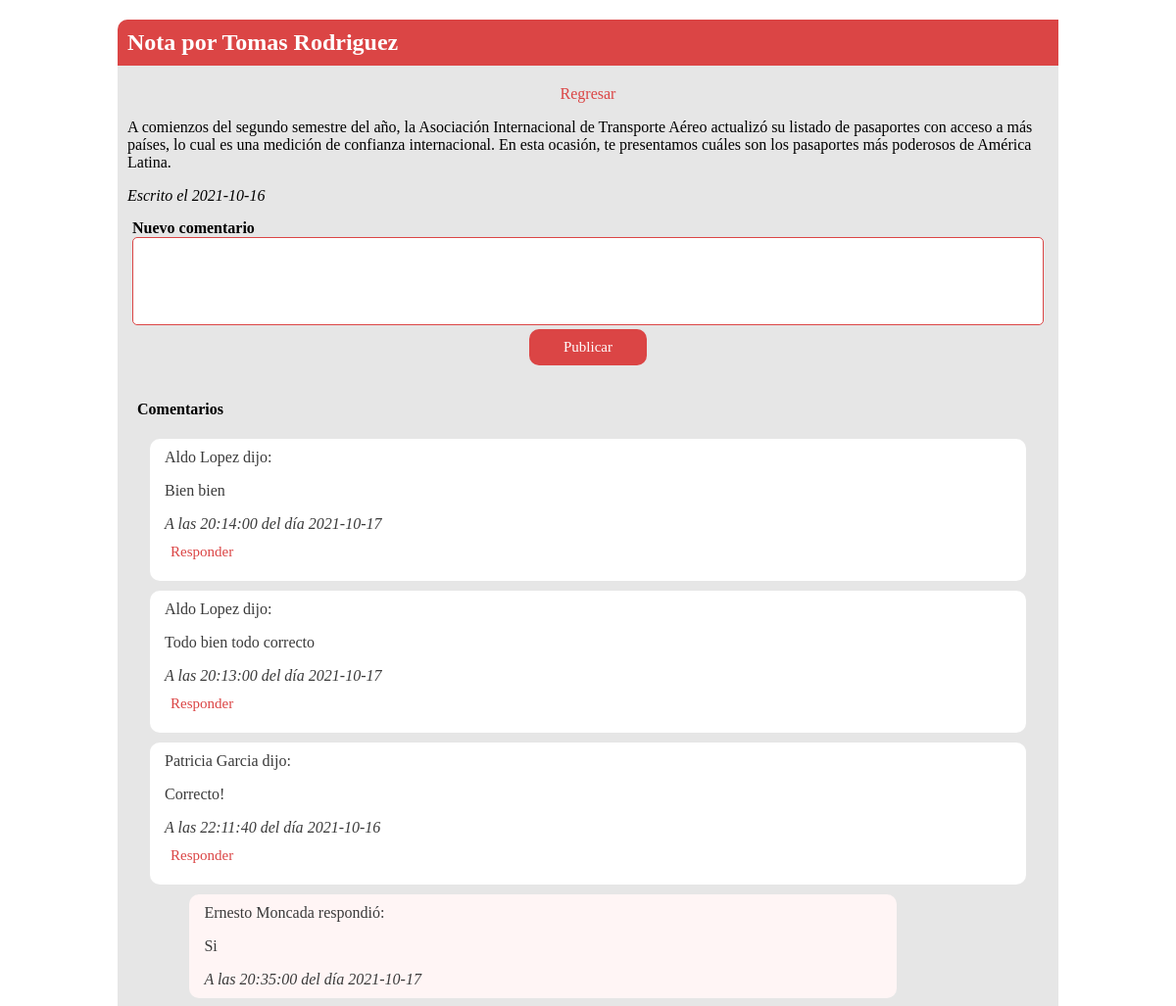
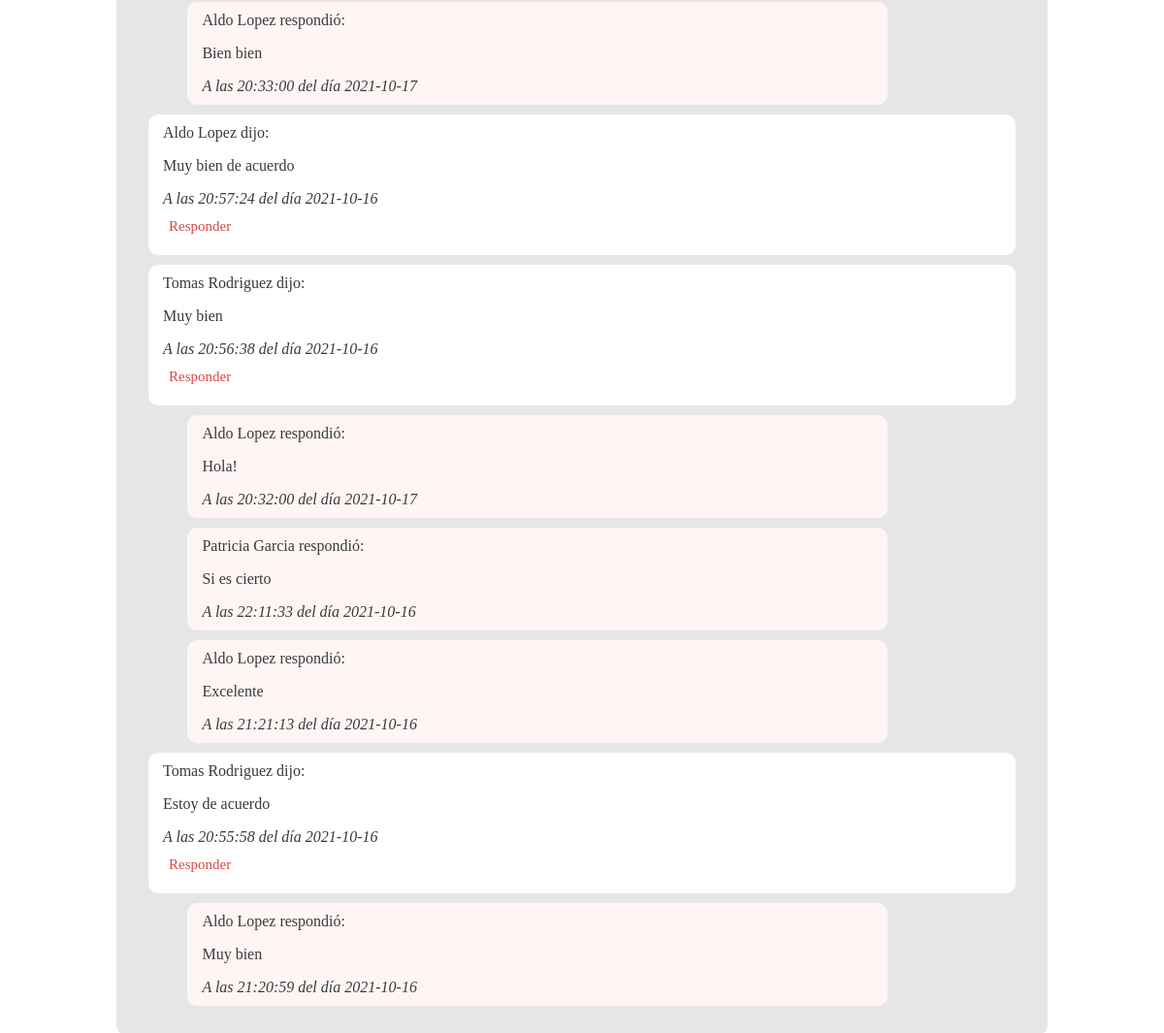
The page /nota?id=3 (signed in) on the database its author committed (2 pictures, top to bottom).
### tables this page shows
CREATE TABLE `personal` (
  `idpersonal` int(11) NOT NULL,
  `apepaterno` varchar(80) NOT NULL,
  `apematerno` varchar(80) NOT NULL,
  `nombre` varchar(100) NOT NULL,
  `direccion` varchar(180) NOT NULL,
  `fechadeingreso` date NOT NULL
);

CREATE TABLE `nota` (
  `idnota` int(11) NOT NULL,
  `personal` int(11) NOT NULL,
  `contenido` text NOT NULL,
  `fecha` date NOT NULL
);

CREATE TABLE `comentario` (
  `idcomentario` int(11) NOT NULL,
  `personal` int(11) NOT NULL,
  `nota` int(11) NOT NULL,
  `comentario` text NOT NULL,
  `fecha` date NOT NULL,
  `hora` time NOT NULL
);

CREATE TABLE `respuesta` (
  `idrespuesta` int(11) NOT NULL,
  `personal` int(11) NOT NULL,
  `comentario` int(11) NOT NULL,
  `respuesta` text NOT NULL,
  `fecha` date NOT NULL,
  `hora` time NOT NULL
);

### www/model/nota/ver_nota.php (called while the page is built)
<?php
    $idnota = $_GET["id"];
    $sql="SELECT * FROM nota WHERE idnota=:nota";
    $resultado=$base->prepare($sql);
    $resultado->bindValue(":nota",$idnota);
    $resultado->execute();
    $registro=$resultado->fetch((PDO::FETCH_ASSOC));
    $nota_personal = $registro["personal"];
    $contenido = $registro["contenido"];
    $fecha = $registro["fecha"];
    $sql="SELECT nombre, apepaterno FROM personal WHERE idpersonal=:personal";
    $resultado=$base->prepare($sql);
    $resultado->bindValue(":personal",$nota_personal);
    $resultado->execute();
    $registro=$resultado->fetch((PDO::FETCH_ASSOC));
    $nombre_nota = $registro["nombre"] . " " . $registro["apepaterno"]  ;
?>

### www/model/nota/ver_comentarios.php (called while the page is built)
<?php
    $sql="SELECT A.idcomentario, A.comentario, A.fecha, A.hora,
    (SELECT CONCAT(B.nombre,' ',B.apepaterno) FROM personal B WHERE B.idpersonal=A.personal) AS Nombre
    FROM comentario A WHERE A.nota = :nota ORDER BY A.idcomentario DESC, A.fecha DESC";
    $resultado=$base->prepare($sql);
    $resultado->bindValue(":nota",$idnota);
    $resultado->execute();
    $comentarios=$resultado->fetchAll((PDO::FETCH_OBJ));
?>

### www/view/nota/nota.php (the view, shortened to what this page needs)
<div class="main">
    <div class="nota">
        <h2>Nota por <?= $nombre_nota?></h2>
        <a href="index">Regresar</a>
        <p><?= $contenido?></p>
        <i>Escrito el <?= $fecha?></i>
    </div>
    <div class="comentarios">
        <form action="<?php echo(basename($_SERVER['PHP_SELF'],".php") . '?id=' . $idnota); ?>" method="post">
            <label for="comentario"><b>Nuevo comentario</b></label>
            <textarea name="comentario" id="comentario" cols="30" rows="4"></textarea>
            <input type="submit" name="publicar-comentario" value="Publicar">
        </form>
        <h4>Comentarios</h4>
        <?php foreach($comentarios as $comentario){ ?>
        <div class="comentario">
            <span class="nombre"><?= $comentario->Nombre?> dijo:</span>
            <p class="comentario-text"><?= $comentario->comentario?></p>
            <i>A las <?= $comentario->hora?> del día <?= $comentario->fecha?></i>
            <input type="button"  id="responder-<?= $comentario->idcomentario?>" onclick="habilitarRespuesta(<?= $comentario->idcomentario?>)" value="Responder">
        </div>
        <div class="respuestas">
            <?php
                $sql="SELECT A.idrespuesta, A.respuesta, A.fecha, A.hora,
                (SELECT CONCAT(B.nombre,' ',B.apepaterno) FROM personal B WHERE B.idpersonal=A.personal) AS Nombre
                FROM respuesta A WHERE A.comentario = :comentario ORDER BY A.idrespuesta DESC, A.fecha DESC";
                $resultado=$base->prepare($sql);
                $resultado->bindValue(":comentario",$comentario->idcomentario);
                $resultado->execute();
                $respuestas=$resultado->fetchAll((PDO::FETCH_OBJ));
                foreach($respuestas as $respuesta){
                    ?>
                    <div class="respuesta">
                        <span class="nombre"><?= $respuesta->Nombre?> respondió:</span>
                        <p class="respuesta-text"><?= $respuesta->respuesta?></p>
                        <i>A las <?= $respuesta->hora?> del día <?= $respuesta->fecha?></i>
                    </div>
                    <?php
                }
            ?>
        </div>
        <?php }?>
    </div>
</div>

### www/style/nota.css (style rules this page uses)
body { margin: 0; padding: 0; font-family: ProximaNova-Regular; }
.main { width: 80%; margin: 20px auto; background: #e6e6e6; border-radius: 10px; padding: 0px 0px 20px 0px; }
.main .nota h2 { background: #db4545; color: #FFFFFF; padding: 10px; border-top-left-radius: 10px; border-top-right-radius: 10pp; }
.main .nota p, .main .nota i { padding: 0px 10px; }
.main .nota a { display: block; margin: 10px auto; width: -webkit-fit-content; width: -moz-fit-content; width: fit-content; font-family: Proxima Nova Bold; color: #db4545; text-decoration: none; }
.main .comentarios > form { padding: 15px; }
.main .comentarios > form label { display: block; font-family: Proxima Nova Bold; }
.main .comentarios > form textarea { background: #FFFFFF; width: 100%; border-radius: 5px; -webkit-box-sizing: border-box; box-sizing: border-box; border: 1px solid #db4545; font-size: 15px; padding: 10px 7px; resize: none; font-family: ProximaNova-Regular; }
.main .comentarios > form input[type="submit"] { display: block; margin: 0px auto 0px auto; font-size: 15px; font-family: Proxima Nova Bold; color: #ffffff; border: 0; border-radius: 10px; background: #db4545; -webkit-box-pack: center; -ms-flex-pack: center; justify-content: center; -webkit-box-align: center; -ms-flex-align: center; align-items: center; padding: 10px 35px; }
.main .comentarios h4 { padding: 0px 20px; }
.main .comentarios .comentario { padding: 15px; width: 90%; margin: 10px auto; background: #FFFFFF; padding: 10px 15px; text-decoration: none; color: #3a3a3a; border-radius: 10px; }
.main .comentarios .comentario input[type="button"] { display: block; margin: 10px 0px; font-size: 15px; font-family: Proxima Nova Bold; color: #db4545; border: 0; background: #FFFFFF; }
.main .comentarios .respuestas { width: 80%; margin: 10px 10px 10px 50px; color: #3a3a3a; }
.main .comentarios .respuestas .respuesta { padding: 15px; width: 90%; margin: 10px auto; background: #fff5f5; padding: 10px 15px; text-decoration: none; color: #3a3a3a; border-radius: 10px; }

### rows shown on the page
personal: nombre_nota "Tomas Rodriguez"
nota: contenido "A comienzos del segundo semestre del año, la Asociación Internacional de Transporte Aéreo actualizó su listado de pasaportes con acceso a más países, lo cual es una medición de confianza internacional. En esta ocasión, te presentamos cuáles son los pasaportes más poderosos de América Latina.", fecha "2021-10-16"
comentario: Nombre "Aldo Lopez", comentario "Bien bien", hora "20:14:00", fecha "2021-10-17"
comentario: Nombre "Aldo Lopez", comentario "Todo bien todo correcto", hora "20:13:00", fecha "2021-10-17"
comentario: Nombre "Patricia Garcia", comentario "Correcto!", hora "22:11:40", fecha "2021-10-16"
respuesta: Nombre "Ernesto Moncada", respuesta "Si", hora "20:35:00", fecha "2021-10-17"
respuesta: Nombre "Aldo Lopez", respuesta "Bien bien", hora "20:33:00", fecha "2021-10-17"
comentario: Nombre "Aldo Lopez", comentario "Muy bien de acuerdo", hora "20:57:24", fecha "2021-10-16"
comentario: Nombre "Tomas Rodriguez", comentario "Muy bien", hora "20:56:38", fecha "2021-10-16"
respuesta: Nombre "Aldo Lopez", respuesta "Hola!", hora "20:32:00", fecha "2021-10-17"
respuesta: Nombre "Patricia Garcia", respuesta "Si es cierto", hora "22:11:33", fecha "2021-10-16"
respuesta: Nombre "Aldo Lopez", respuesta "Excelente", hora "21:21:13", fecha "2021-10-16"
comentario: Nombre "Tomas Rodriguez", comentario "Estoy de acuerdo", hora "20:55:58", fecha "2021-10-16"
respuesta: Nombre "Aldo Lopez", respuesta "Muy bien", hora "21:20:59", fecha "2021-10-16"
